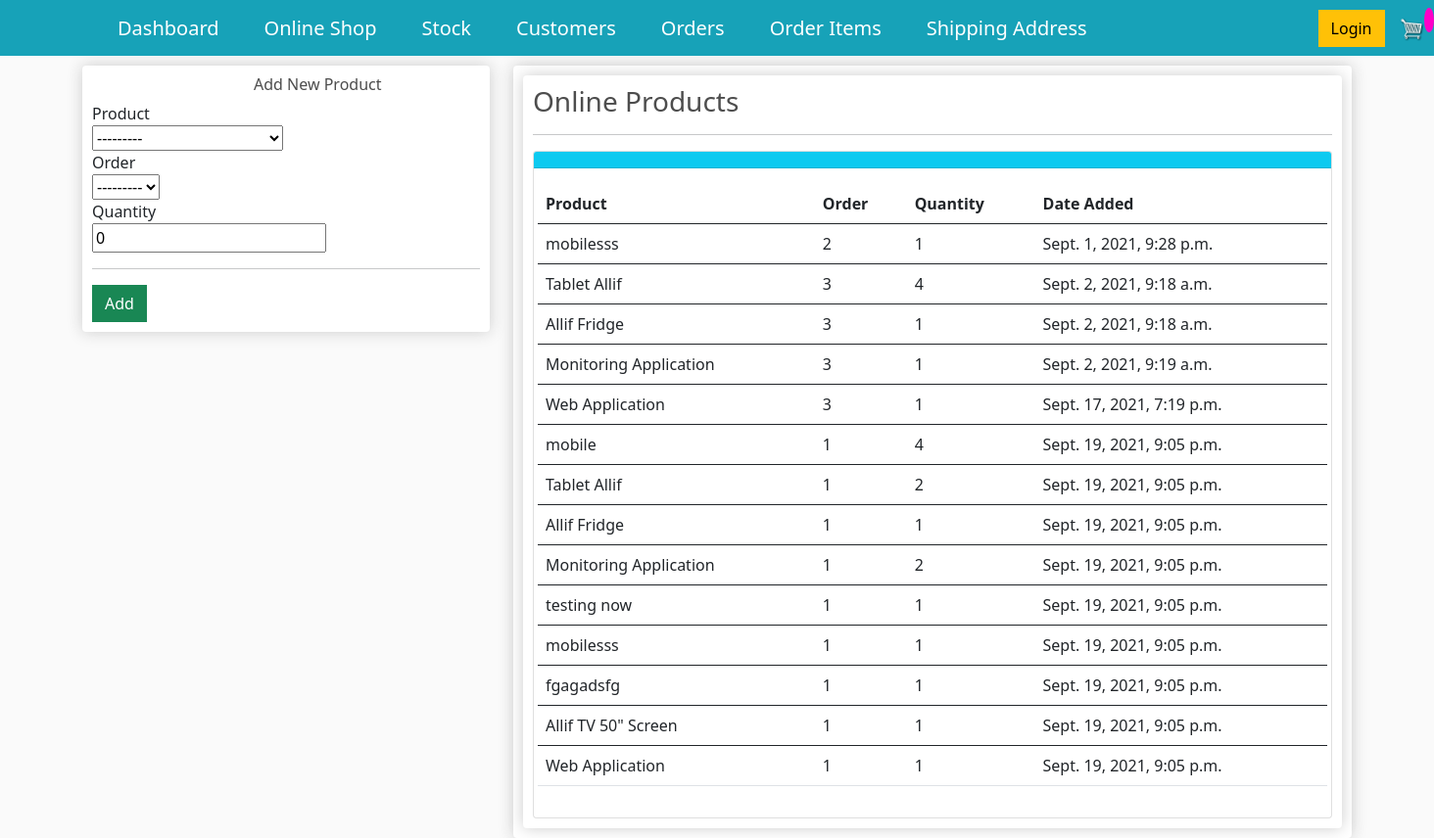
Before: /order_online_items/ with the older database file.
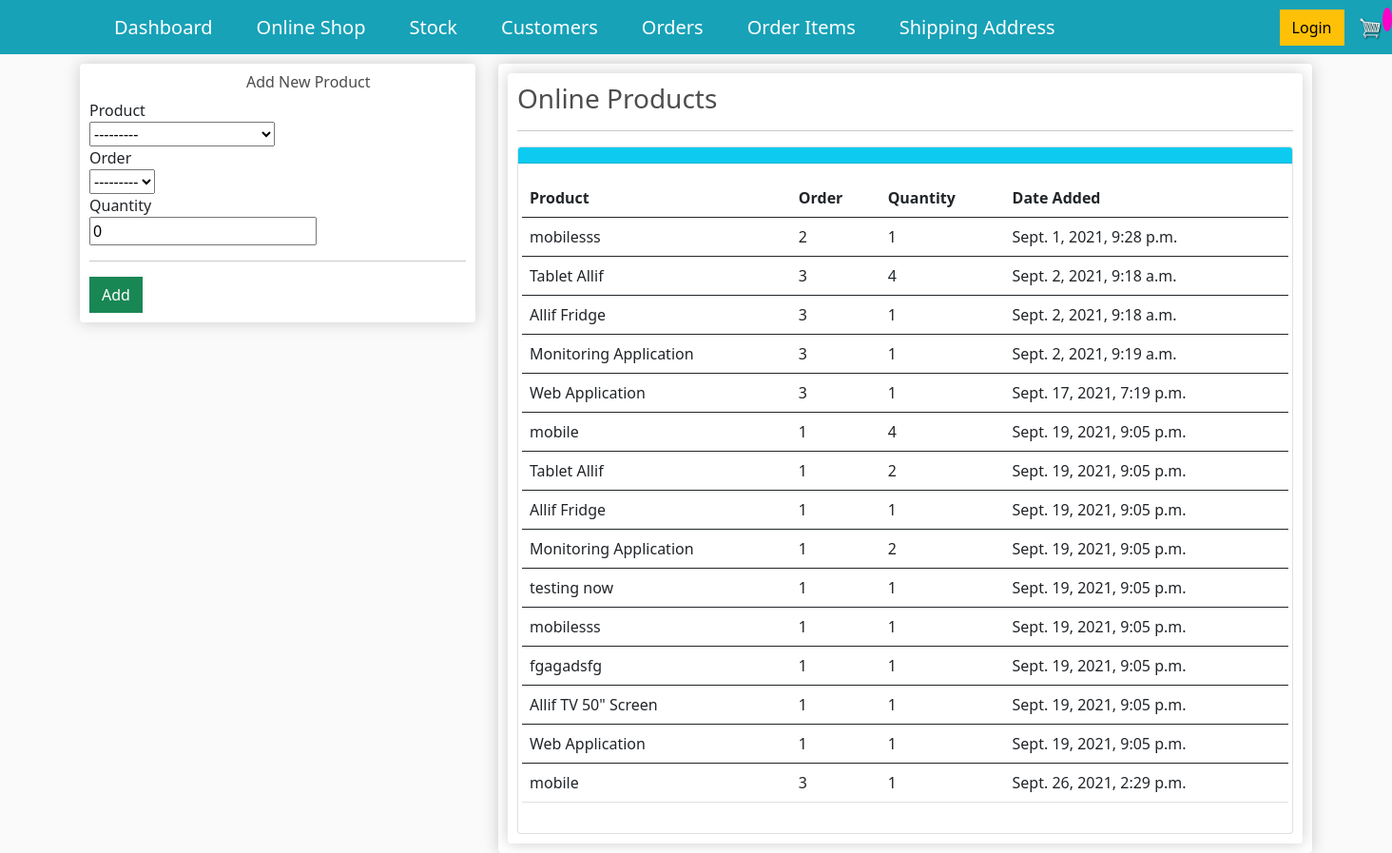
After: the same page with the newer database file.
### store/models.py (models this page shows, shortened)
class OrderItem(models.Model):
    product = models.ForeignKey(Product, on_delete=models.SET_NULL, null=True, blank=True)
    order = models.ForeignKey(Order, on_delete=models.SET_NULL, null=True,blank=True)
    quantity = models.IntegerField(default=0,null=True,blank=True)
    date_added = models.DateTimeField(auto_now_add=True)

class Product(models.Model):
    name = models.CharField(max_length=255, null=True)
    price=models.DecimalField(max_digits=7,decimal_places=2)
    digital = models.BooleanField(default=False,blank=True, null=True)#If the item is digital, we dont need to ship
    product_image=models.ImageField(null=True, blank=True)
    def __str__(self):
        return self.name

class Order(models.Model):
    customer = models.ForeignKey(Customer, on_delete=models.SET_NULL, null=True,blank=True)#if customer is deleted, we dont want to delete the order but rather set the customer value to null
    date_ordered=models.DateTimeField(auto_now_add=True)
    complete=models.BooleanField(default=False, null=True, blank=False)
    transaction_id=models.CharField(max_length=100, null=True)
    def __str__(self):
        return str(self.id) #it was giving errors hence commented out

### store/views.py (the view)
# urls.py: path('order_online_items/', views.order_online_items, name="order_online_items"),
def order_online_items(request):
    title="Allifmaal Online Stock"
    form=OrderOnlineItemsForm(request.POST or None)
    orderitems = OrderItem.objects.all()
    if form.is_valid():
        form.save()
        messages.success(request, 'Customer added successfully')
        return redirect('order_online_items')
    context={
        "title": title,
        "form":form,
        "orderitems":orderitems,
        }
    return render(request,'store/order_online_items.html',context)

### store/forms.py
class OrderOnlineItemsForm(forms.ModelForm): #the forms here is the one imported up there.
    class Meta:
        model = OrderItem
        fields = ["product",'order','quantity']

### store/templates/store/order_online_items.html (shortened to what this page needs)
{% extends "store/main.html"%}
{% load crispy_forms_tags %}
{% load static %}
{% block content %}
<div class="row">
	<div class="col-lg-4">
		<div class="box-element" id="form-wrapper">
                <div id="user-info">
                <h6 style="padding-left:165px">Add New Product</h6>
                <form method='POST' action=''> {% csrf_token %}
                    {{form|crispy}}
                </div>
                <hr>
                <input id="form-button" class="btn btn-success btn-block" type="submit" value="Add">
		</div>
        <br>
	</div>
	<div class="col-lg-8">
		<div class="box-element">
            <div class="box-element">
        <h3>Online Products</h3>
        <hr>
            <div class="card">
                <div class="card-header bg-info text-white">
                </div>
                <div class="card-body">
                    <div class="row">
                       <table class="table table-hover">
                        <thead>
                          <tr>
                            <th scope="col">Product</th>
                            <th scope="col">Order</th>
                            <th scope="col">Quantity</th>
                            <th scope="col">Date Added</th>
                          </tr>
                        </thead>
                        <tbody>
                            {% for orderitem in orderitems %}
                            <tr>
                            <td>{{orderitem.product}}</td>
                            <td>{{orderitem.order}}</td>
                            <td>{{orderitem.quantity}}</td>
                            <td>{{orderitem.date_added}}</td>
                          </tr>
                        </tbody>
                        {% endfor %}
                      </table>
                </div>
            </div>
        </div>
            </div>
		</div>
	</div>
</div>
{% endblock %}

### store/templates/store/main.html (shortened to what this page needs)
<!DOCTYPE html>
{% load static %}
<html>
<head>
<link href="https://cdn.jsdelivr.net/npm/bootstrap@5.0.2/dist/css/bootstrap.min.css" rel="stylesheet"
integrity="sha384-EVSTQN3/azprG1Anm3QDgpJLIm9Nao0Yz1ztcQTwFspd3yD65VohhpuuCOmLASjC">
<link rel="stylesheet" type="text/css" href="{% static 'css/main.css' %}">
</head>
<body>
    <nav class="navbar navbar-expand-lg navbar-dark bg-dark">
        <a class="navbar-brand" href="{% url 'dashboard' %}" style="padding-left: 120px;">Dashboard</a>
        <a class="navbar-brand" href="{% url 'store' %}" style="padding-left: 30px;">Online Shop</a>
        <a class="navbar-brand" href="{% url 'stock_online' %}" style="padding-left: 30px;">Stock</a>
        <a class="navbar-brand" href="{% url 'customer_online' %}" style="padding-left: 30px;">Customers</a>
        <a class="navbar-brand" href="{% url 'orders_online' %}" style="padding-left: 30px;">Orders</a>
        <a class="navbar-brand" href="{% url 'order_online_items' %}" style="padding-left: 30px;">Order Items</a>
        <a class="navbar-brand" href="{% url 'shipping_address_online' %}" style="padding-left: 30px;">Shipping Address</a>
            <div class="form-inline my-2 my-lg-0" style="padding-left: 220px;">
                <a href="#"class="btn btn-warning" >Login</a>
              </div>
                <a href="{% url 'cart' %}">
                   <img  id="cart-icon"  src="{% static 'images/cart.png' %}">
               </a>
               <p id="cart-total">{{cartItems}}</p>
      </nav>
    <div class="container">
        {% block content %}
        {% endblock %}
    </div>
</body>
</html>

### store/static/css/main.css (style rules this page uses)
body { background-color: hsl(0, 0%, 98%); }
h1,h2,h3,h4,h5,h6 { color:hsl(0, 0%, 30%); }
.box-element { box-shadow:hsl(0, 0%, 80%) 0 0 16px; background-color: #fff; border-radius: 4px; padding: 10px; }
.bg-dark { background-color: #17a2b8!important; }
#cart-icon { width:25px; display: inline-block; margin-left: 15px; }
#cart-total { display: block; text-align: center; color:#fff; background-color: rgb(255, 0, 200); width: 20px; height: 25px; border-radius: 50%; font-size: 14px; }
.col-lg-4, .col-lg-6, .col-lg-8, .col-lg-12 { margin-top: 10px; }
.btn { border-radius: 0; }

Changed rows visible on the page:
added OrderItem: product "mobile", order "3", quantity "1", date_added "Sept. 26, 2021, 2:29 p.m."
